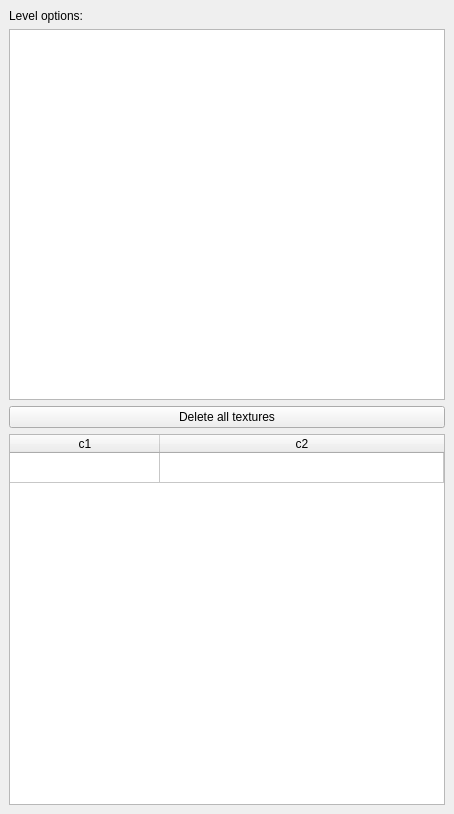
<?xml version="1.0" encoding="UTF-8"?>
<ui version="4.0">
 <class>levelOptions</class>
 <widget class="QMainWindow" name="levelOptions">
  <property name="geometry">
   <rect>
    <x>0</x>
    <y>0</y>
    <width>454</width>
    <height>814</height>
   </rect>
  </property>
  <property name="windowTitle">
   <string>Scene Graph Browser</string>
  </property>
  <widget class="QWidget" name="centralwidget">
   <layout class="QVBoxLayout" name="verticalLayout">
    <item>
     <widget class="QLabel" name="cellinfo">
      <property name="text">
       <string>Level options:</string>
      </property>
     </widget>
    </item>
    <item>
     <widget class="QListWidget" name="tileObjects">
      <property name="horizontalScrollBarPolicy">
       <enum>Qt::ScrollBarAlwaysOff</enum>
      </property>
      <property name="alternatingRowColors">
       <bool>true</bool>
      </property>
      <property name="textElideMode">
       <enum>Qt::ElideLeft</enum>
      </property>
      <property name="horizontalScrollMode">
       <enum>QAbstractItemView::ScrollPerItem</enum>
      </property>
      <property name="resizeMode">
       <enum>QListView::Fixed</enum>
      </property>
      <property name="layoutMode">
       <enum>QListView::SinglePass</enum>
      </property>
      <property name="uniformItemSizes">
       <bool>false</bool>
      </property>
      <property name="wordWrap">
       <bool>false</bool>
      </property>
     </widget>
    </item>
    <item>
     <layout class="QHBoxLayout" name="horizontalLayout">
      <item>
       <widget class="QPushButton" name="deleteAllTexturesButton">
        <property name="text">
         <string>Delete all textures</string>
        </property>
       </widget>
      </item>
     </layout>
    </item>
    <item>
     <widget class="QSplitter" name="splitter">
      <property name="orientation">
       <enum>Qt::Vertical</enum>
      </property>
      <widget class="QTableWidget" name="propertiesTable">
       <property name="horizontalScrollBarPolicy">
        <enum>Qt::ScrollBarAlwaysOff</enum>
       </property>
       <property name="alternatingRowColors">
        <bool>true</bool>
       </property>
       <property name="gridStyle">
        <enum>Qt::SolidLine</enum>
       </property>
       <attribute name="horizontalHeaderVisible">
        <bool>true</bool>
       </attribute>
       <attribute name="horizontalHeaderDefaultSectionSize">
        <number>150</number>
       </attribute>
       <attribute name="horizontalHeaderHighlightSections">
        <bool>true</bool>
       </attribute>
       <attribute name="horizontalHeaderStretchLastSection">
        <bool>true</bool>
       </attribute>
       <attribute name="verticalHeaderVisible">
        <bool>false</bool>
       </attribute>
       <row>
        <property name="text">
         <string>r1</string>
        </property>
       </row>
       <column>
        <property name="text">
         <string>c1</string>
        </property>
       </column>
       <column>
        <property name="text">
         <string>c2</string>
        </property>
       </column>
      </widget>
     </widget>
    </item>
   </layout>
  </widget>
  <widget class="QMenuBar" name="menubar">
   <property name="geometry">
    <rect>
     <x>0</x>
     <y>0</y>
     <width>454</width>
     <height>42</height>
    </rect>
   </property>
  </widget>
 </widget>
 <resources/>
 <connections/>
</ui>
